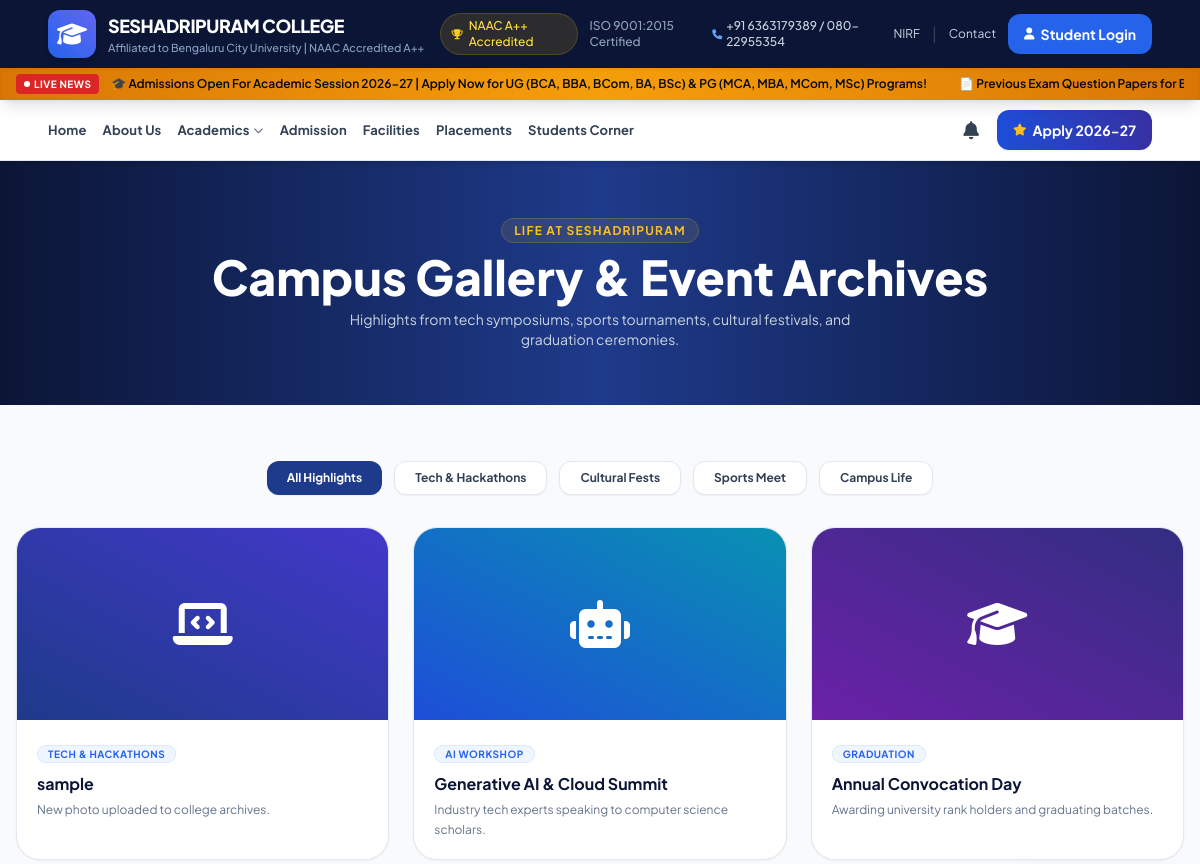
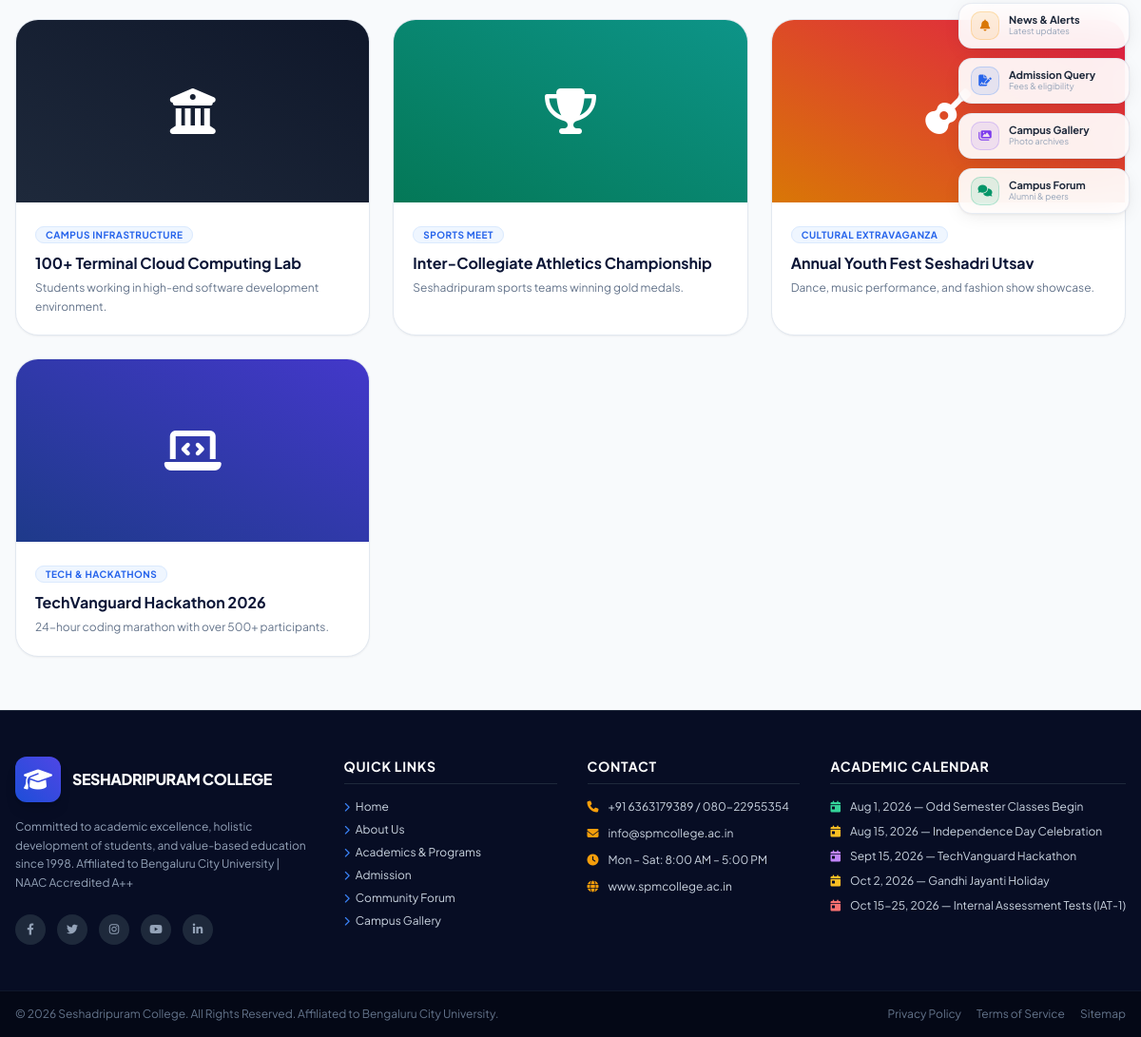
/gallery, run on an earlier commit of the app's database (2 pictures, top to bottom).
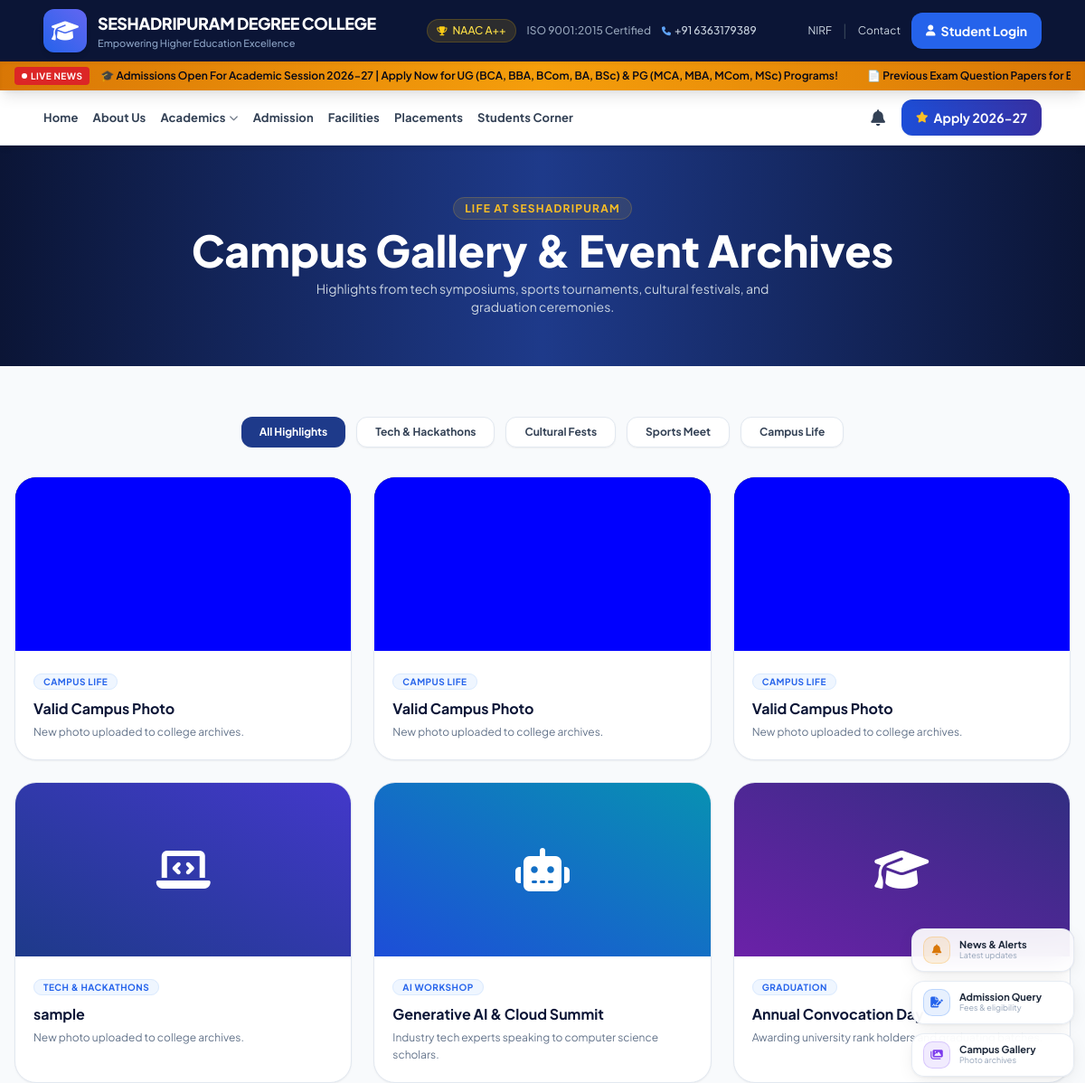
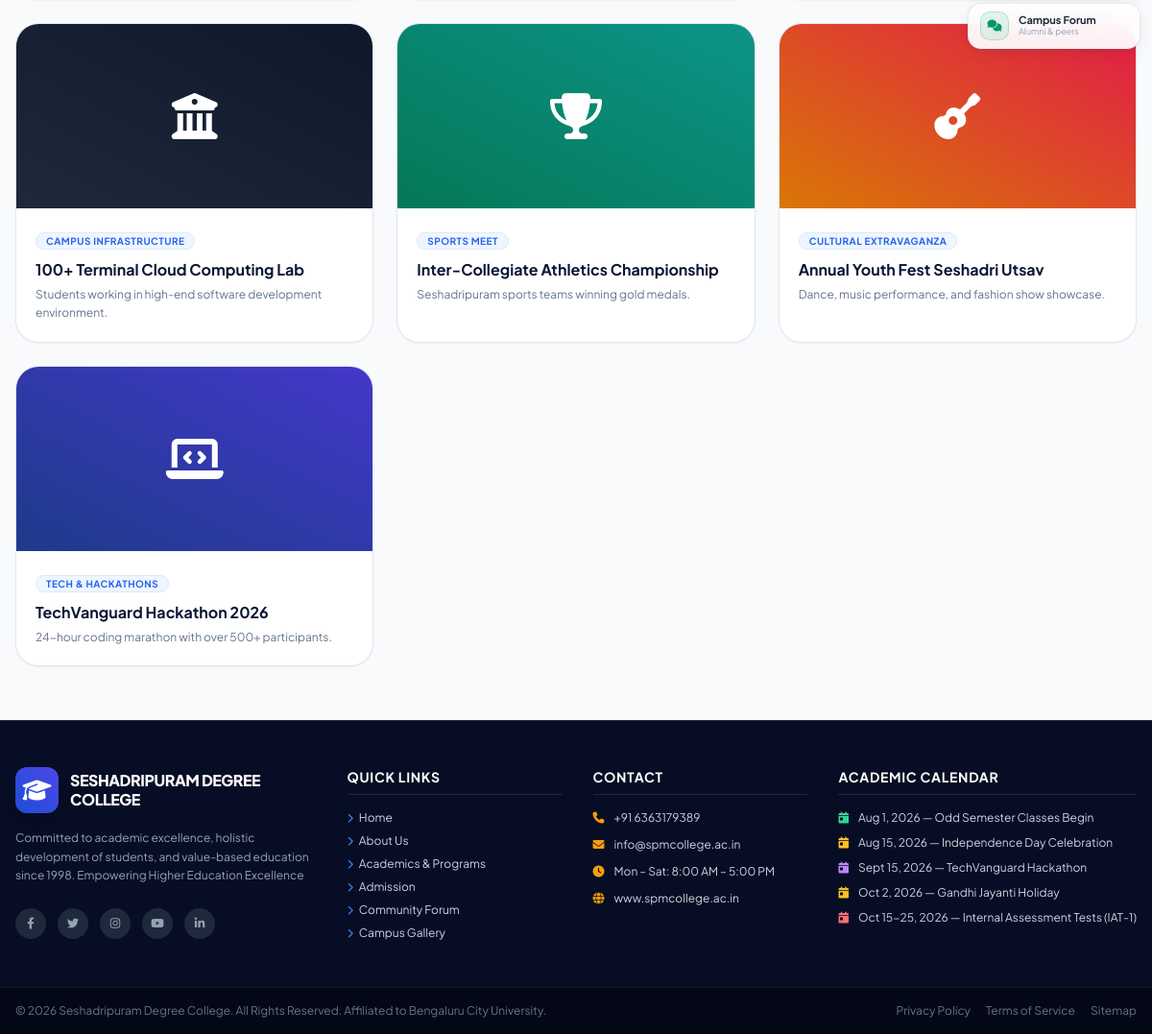
And on a later commit of the database (2 pictures, top to bottom).
### models.py (models this page shows, shortened)
class CollegeSetting(db.Model):
    __tablename__ = 'college_setting'
    id = db.Column(db.Integer, primary_key=True)
    college_id = db.Column(db.Integer, db.ForeignKey('college.id'), unique=True, nullable=False)
    college_name = db.Column(db.String(150), default='Seshadripuram College')
    tagline = db.Column(db.String(250), default='Affiliated to Bengaluru City University | NAAC Accredited A++')
    logo_path = db.Column(db.String(250), default='')
    email_info = db.Column(db.String(120), default='info@spmcollege.ac.in')
    phone_primary = db.Column(db.String(50), default='+91 6363179389 / 080-22955354')
    address = db.Column(db.String(300), default='Seshadripuram Main Campus, Bengaluru - 560020')
    accreditation = db.Column(db.String(100), default='NAAC A++ Accredited')
    hero_title = db.Column(db.String(150), default='Shaping Futures, Building Leaders')
    hero_subtitle = db.Column(db.String(300), default='Welcome to Seshadripuram College, a premier institution of higher education.')
    created_at = db.Column(db.DateTime, default=datetime.utcnow)
    updated_at = db.Column(db.DateTime, default=datetime.utcnow, onupdate=datetime.utcnow)

class GalleryItem(db.Model):
    __tablename__ = 'gallery_items'
    id = db.Column(db.Integer, primary_key=True)
    college_id = db.Column(db.Integer, db.ForeignKey('college.id'), nullable=False, index=True)
    title = db.Column(db.String(150), nullable=False)
    category = db.Column(db.String(50), nullable=False)
    category_label = db.Column(db.String(100), nullable=False)
    description = db.Column(db.Text, nullable=True)
    image_url = db.Column(db.String(500), nullable=True, default='')
    icon = db.Column(db.String(100), nullable=True, default='fa-solid fa-image')
    gradient = db.Column(db.String(100), nullable=True, default='from-blue-900 to-indigo-700')
    created_at = db.Column(db.DateTime, default=datetime.utcnow)
    updated_at = db.Column(db.DateTime, default=datetime.utcnow, onupdate=datetime.utcnow)

class AcademicCalendarItem(db.Model):
    __tablename__ = 'academic_calendar_items'
    id = db.Column(db.Integer, primary_key=True)
    college_id = db.Column(db.Integer, db.ForeignKey('college.id'), nullable=False, index=True)
    date_display = db.Column(db.String(100), nullable=False)
    event_name = db.Column(db.String(200), nullable=False)
    event_type = db.Column(db.String(30), nullable=False)
    display_order = db.Column(db.Integer, default=0, nullable=False)
    created_at = db.Column(db.DateTime, default=datetime.utcnow, nullable=False)
    updated_at = db.Column(db.DateTime, default=datetime.utcnow, onupdate=datetime.utcnow, nullable=False)

### app.py (the view)
@app.route('/gallery')
def gallery():
    modules = get_current_modules()
    if not modules['gallery']['enabled']:
        flash("⚠️ Gallery module is currently disabled site-wide by Super Admin.", "warning")
        return redirect(url_for('index'))
    college = get_default_college()
    gallery_items = models.GalleryItem.query.filter_by(
        college_id=college.id
    ).order_by(models.GalleryItem.created_at.desc(), models.GalleryItem.id.desc()).all()
    return render_template('gallery.html', title="Campus Photo & Video Gallery - Seshadripuram College", gallery_items=gallery_items)

### app.py (called while the page is built)
@app.before_request
def ensure_csrf_token():
    if 'csrf_token' not in session:
        session['csrf_token'] = secrets.token_hex(32)

@app.before_request
def verify_csrf_protection():
    if request.method in ['POST', 'PUT', 'PATCH', 'DELETE']:
        form_token = request.form.get('csrf_token') or request.headers.get('X-CSRFToken')
        session_token = session.get('csrf_token')
        if not form_token or not session_token or not secrets.compare_digest(str(form_token), str(session_token)):
            abort(400, description="CSRF Token Missing or Invalid")

@app.after_request
def add_security_and_cache_headers(response):
    if request.path.startswith('/static/'):
        response.headers['Cache-Control'] = 'public, max-age=86400'
    response.headers['X-Content-Type-Options'] = 'nosniff'
    response.headers['X-Frame-Options'] = 'SAMEORIGIN'
    response.headers['X-XSS-Protection'] = '1; mode=block'
    response.headers['Referrer-Policy'] = 'strict-origin-when-cross-origin'
    return response

def get_current_modules():
    try:
        return get_database_module_matrix()
    except Exception:
        return DEFAULT_MODULE_MATRIX

### templates/gallery.html
{% extends "base.html" %}
{% block content %}
<section class="bg-gradient-to-r from-navy-900 via-blue-900 to-navy-900 text-white py-14">
    <div class="max-w-7xl mx-auto px-4 text-center" data-aos="fade-down">
        <span class="text-xs font-bold text-amber-400 uppercase tracking-widest bg-amber-400/10 border border-amber-400/20 px-3 py-1 rounded-full">Life at Seshadripuram</span>
        <h1 class="text-3xl md:text-5xl font-black mt-3">Campus Gallery & Event Archives</h1>
        <p class="text-sm text-slate-300 max-w-xl mx-auto mt-2">Highlights from tech symposiums, sports tournaments, cultural festivals, and graduation ceremonies.</p>
    </div>
</section>
<section class="py-14 bg-slate-50 dark:bg-slate-900">
    <div class="max-w-7xl mx-auto px-4 space-y-8">
        <div class="flex flex-wrap justify-center gap-3" data-aos="fade-up">
            <button data-filter="all" class="gallery-filter-btn bg-blue-900 text-white px-5 py-2 rounded-xl text-xs font-bold transition-all shadow-sm">All Highlights</button>
            <button data-filter="tech" class="gallery-filter-btn bg-white dark:bg-slate-800 text-slate-700 dark:text-slate-300 hover:bg-slate-100 dark:hover:bg-slate-700 border border-slate-200 dark:border-slate-700 px-5 py-2 rounded-xl text-xs font-bold transition-all shadow-sm">Tech & Hackathons</button>
            <button data-filter="cultural" class="gallery-filter-btn bg-white dark:bg-slate-800 text-slate-700 dark:text-slate-300 hover:bg-slate-100 dark:hover:bg-slate-700 border border-slate-200 dark:border-slate-700 px-5 py-2 rounded-xl text-xs font-bold transition-all shadow-sm">Cultural Fests</button>
            <button data-filter="sports" class="gallery-filter-btn bg-white dark:bg-slate-800 text-slate-700 dark:text-slate-300 hover:bg-slate-100 dark:hover:bg-slate-700 border border-slate-200 dark:border-slate-700 px-5 py-2 rounded-xl text-xs font-bold transition-all shadow-sm">Sports Meet</button>
            <button data-filter="campus" class="gallery-filter-btn bg-white dark:bg-slate-800 text-slate-700 dark:text-slate-300 hover:bg-slate-100 dark:hover:bg-slate-700 border border-slate-200 dark:border-slate-700 px-5 py-2 rounded-xl text-xs font-bold transition-all shadow-sm">Campus Life</button>
        </div>
        <div class="grid grid-cols-1 sm:grid-cols-2 lg:grid-cols-3 gap-6">
            {% for item in gallery_items %}
            <div data-category="{{ item.category }}" class="gallery-item bg-white dark:bg-slate-800 rounded-3xl overflow-hidden border border-slate-200 dark:border-slate-700 shadow-sm hover-lift relative group" data-aos="fade-up">
                <div class="h-48 relative overflow-hidden bg-gradient-to-tr {{ item.gradient if item.gradient else 'from-blue-900 to-indigo-700' }} flex items-center justify-center text-white text-5xl">
                    {% if item.image_url %}
                    <img src="{{ item.image_url }}" alt="{{ item.title }}" class="w-full h-full object-cover" onerror="this.style.display='none'">
                    {% else %}
                    <i class="{{ item.icon if item.icon else 'fa-solid fa-images' }}"></i>
                    {% endif %}
                </div>
                <div class="p-5">
                    <span class="text-[10px] font-bold uppercase tracking-wider text-blue-600 dark:text-blue-400 bg-blue-50 dark:bg-blue-950/60 px-2.5 py-0.5 rounded-full border border-blue-100 dark:border-blue-900/60">
                        {{ item.category_label }}
                    </span>
                    <h3 class="text-base font-bold text-navy-900 dark:text-white mt-2">{{ item.title }}</h3>
                    <p class="text-xs text-slate-500 dark:text-slate-300 mt-1 leading-relaxed">{{ item.description }}</p>
                </div>
            </div>
            {% endfor %}
        </div>
    </div>
</section>
{% endblock %}

### templates/base.html (shortened to what the changed rows need)
<!DOCTYPE html>
<html lang="en">
<head>
    <script src="https://cdn.tailwindcss.com"></script>
    <link rel="stylesheet" href="https://cdnjs.cloudflare.com/ajax/libs/font-awesome/6.4.0/css/all.min.css">
    <link rel="stylesheet" href="https://unpkg.com/aos@next/dist/aos.css" />
    <link rel="stylesheet" href="{{ url_for('static', filename='css/style.css') }}">
</head>
<body class="bg-slate-50 text-slate-800 flex flex-col min-h-screen overflow-x-hidden">
    <header class="bg-navy-900 text-white sticky top-0 z-40 shadow-lg">
        <div class="px-5 sm:px-8 lg:px-12 py-2.5 flex justify-between items-center gap-4">
            <a href="{{ url_for('index') }}" class="flex items-center gap-3 group flex-shrink-0 min-w-0">
                <div class="flex-shrink-0 truncate max-w-[200px] sm:max-w-xs md:max-w-none">
                    <h1 class="text-xs sm:text-base lg:text-lg font-extrabold tracking-tight text-white leading-tight uppercase truncate">
                        {{ settings.college_name if (settings and settings.college_name) else (college.name if college else "SESHADRIPURAM COLLEGE") }}
                    </h1>
                    <p class="text-[9px] sm:text-[10px] lg:text-[11px] font-medium text-blue-200/70 hidden sm:block truncate">
                        {{ settings.tagline if (settings and settings.tagline) else "Excellence Since 1998 • Affiliated to Bengaluru City University" }}
                    </p>
                </div>
            </a>
            <div class="hidden lg:flex items-center gap-3 text-xs font-medium">
                <span class="flex items-center gap-1.5 bg-yellow-500/15 text-yellow-300 px-2.5 py-1 rounded-full border border-yellow-500/20">
                    <i class="fa-solid fa-trophy text-yellow-400 text-[10px]"></i> {{ settings.accreditation if (settings and settings.accreditation) else "NAAC A++ Accredited" }}
                </span>
                <span class="text-slate-400">ISO 9001:2015 Certified</span>
                <span class="flex items-center gap-1 text-slate-300">
                    <i class="fa-solid fa-phone text-blue-400 text-[10px]"></i> {{ settings.phone_primary if (settings and settings.phone_primary) else "+91 6363179389" }}
                </span>
            </div>
        </div>
    </header>
    <main id="main-content" class="flex-grow">
        {% block content %}{% endblock %}
    </main>
    <footer class="bg-navy-950 text-slate-300 border-t border-slate-800">
        <div class="max-w-7xl mx-auto px-4 py-12 footer-grid">
            <div class="space-y-4">
                <div class="flex items-center gap-3">
                    <div class="w-12 h-12 rounded-xl bg-gradient-to-tr from-blue-700 to-indigo-600 flex items-center justify-center text-white text-2xl font-bold shadow-lg">
                    </div>
                    <div>
                        <h3 class="text-base font-extrabold text-white tracking-tight leading-tight uppercase">{{ settings.college_name if (settings and settings.college_name) else (college.name if college else "SESHADRIPURAM COLLEGE") }}</h3>
                    </div>
                </div>
                <p class="text-xs text-slate-400 leading-relaxed">
                    Committed to academic excellence, holistic development of students, and value-based education since 1998. {{ settings.tagline if (settings and settings.tagline) else "Affiliated to Bengaluru City University." }}
                </p>
                <div class="flex gap-3 text-slate-400 pt-2">
                    <a href="#" class="w-8 h-8 rounded-full bg-slate-800 flex items-center justify-center hover:bg-blue-600 hover:text-white transition-all"><i class="fa-brands fa-facebook-f text-xs"></i></a>
                    <a href="#" class="w-8 h-8 rounded-full bg-slate-800 flex items-center justify-center hover:bg-sky-500 hover:text-white transition-all"><i class="fa-brands fa-twitter text-xs"></i></a>
                    <a href="#" class="w-8 h-8 rounded-full bg-slate-800 flex items-center justify-center hover:bg-pink-600 hover:text-white transition-all"><i class="fa-brands fa-instagram text-xs"></i></a>
                    <a href="#" class="w-8 h-8 rounded-full bg-slate-800 flex items-center justify-center hover:bg-red-600 hover:text-white transition-all"><i class="fa-brands fa-youtube text-xs"></i></a>
                    <a href="#" class="w-8 h-8 rounded-full bg-slate-800 flex items-center justify-center hover:bg-blue-700 hover:text-white transition-all"><i class="fa-brands fa-linkedin-in text-xs"></i></a>
                </div>
            </div>
            <div>
                <ul class="space-y-3 text-xs">
                    <li class="flex items-center gap-2.5">
                        <i class="fa-solid fa-phone text-amber-500"></i>
                        <span>{{ settings.phone_primary if (settings and settings.phone_primary) else "+91 6363179389" }}</span>
                    </li>
                    <li class="flex items-center gap-2.5">
                        <i class="fa-solid fa-envelope text-amber-500"></i>
                        <span>{{ settings.email_info if (settings and settings.email_info) else "info@spmcollege.ac.in" }}</span>
                    </li>
                </ul>
            </div>
            <div>
                <ul class="space-y-2.5 text-xs">
                    {% if academic_calendar %}
                        {% for cal in academic_calendar[:5] %}
                        <li class="flex items-start gap-2.5">
                            <i class="fa-solid fa-calendar-day {% if cal.event_type == 'exam' %}text-red-400{% elif cal.event_type == 'holiday' %}text-amber-400{% elif cal.event_type == 'event' %}text-purple-400{% else %}text-emerald-400{% endif %} mt-0.5 flex-shrink-0"></i>
                            <span class="truncate">{{ cal.date_display }} — {{ cal.event_name }}</span>
                        </li>
                        {% endfor %}
                    {% endif %}
                </ul>
            </div>
        </div>
        <div class="border-t border-slate-900 bg-black/40 py-4 text-center text-xs text-slate-500">
            <div class="max-w-7xl mx-auto px-4 flex flex-col sm:flex-row justify-between items-center gap-2">
                <p>&copy; 2026 {{ settings.college_name if (settings and settings.college_name) else (college.name if college else "Seshadripuram College") }}. All Rights Reserved. Affiliated to Bengaluru City University.</p>
                <div class="flex gap-4">
                    <a href="#" class="hover:underline">Privacy Policy</a>
                    <a href="#" class="hover:underline">Terms of Service</a>
                    <a href="#" class="hover:underline">Sitemap</a>
                </div>
            </div>
        </div>
    </footer>
</body>
</html>

What changed in the data, as far as the page shows it:
changed CollegeSetting "info@spmcollege.ac.in": college_name "SESHADRIPURAM COLLEGE" → "SESHADRIPURAM DEGREE COLLEGE"; tagline "Affiliated to Bengaluru City University | NAAC Accredited A++" → "Empowering Higher Education Excellence"; accreditation "NAAC A++ Accredited" → "NAAC A++"; phone_primary "+91 6363179389 / 080-22955354" → "+91 6363179389"; college_name "Seshadripuram College" → "Seshadripuram Degree College"
added GalleryItem: image_url (picture), category_label "CAMPUS LIFE", title "Valid Campus Photo", description "New photo uploaded to college archives."
added GalleryItem: image_url (picture), category_label "CAMPUS LIFE", title "Valid Campus Photo", description "New photo uploaded to college archives."
added GalleryItem: image_url (picture), category_label "CAMPUS LIFE", title "Valid Campus Photo", description "New photo uploaded to college archives."
